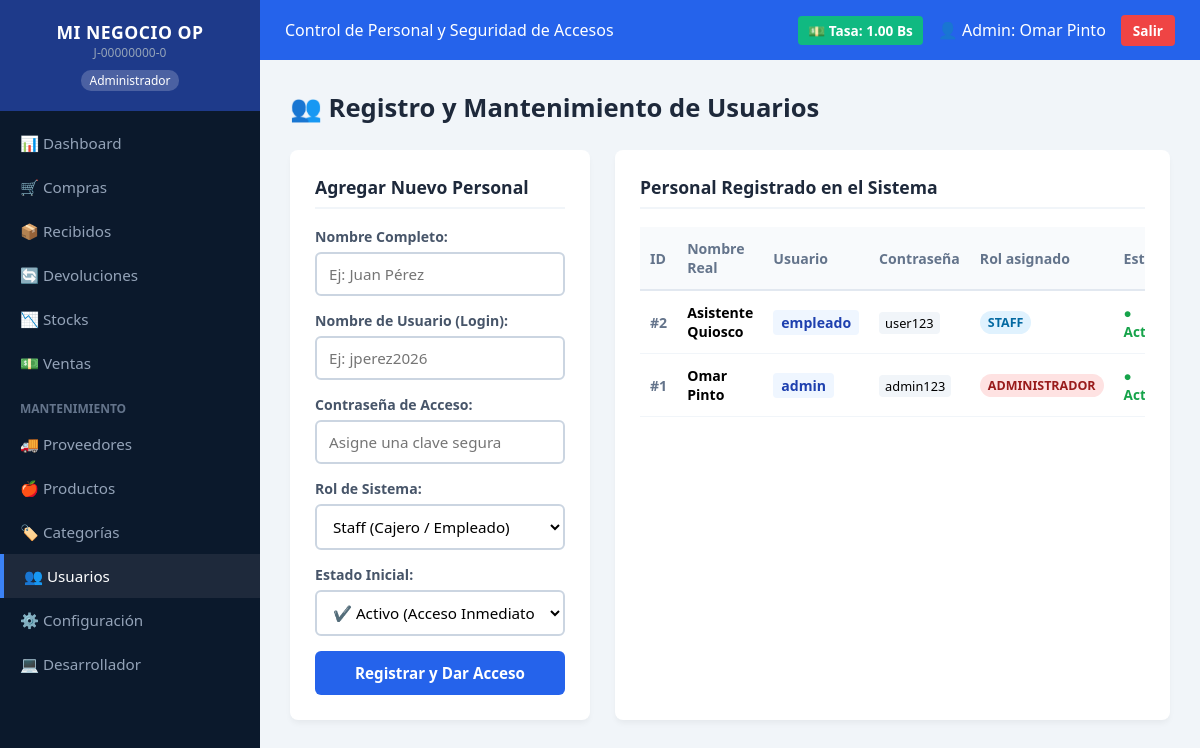
The app's page /PHP/usuarios.php (signed in) with its own data.
### tables this page shows
CREATE TABLE IF NOT EXISTS `usuarios` (
  `id` INT AUTO_INCREMENT PRIMARY KEY,
  `usuario` VARCHAR(50) NOT NULL UNIQUE,
  `password` VARCHAR(255) NOT NULL,
  `nombre` VARCHAR(100) NOT NULL,
  `rol` ENUM('Administrador', 'Staff') NOT NULL DEFAULT 'Staff',
  `estado` ENUM('Activo', 'Inactivo') NOT NULL DEFAULT 'Activo',
  `fecha_registro` TIMESTAMP DEFAULT CURRENT_TIMESTAMP
);

### CONEXION/conexiones.php (called while the page is built, shortened)
<?php
$nombre_local_global = "Mi Negocio OP";
$rif_local_global = "J-00000000-0";
?>

### PHP/usuarios.php (the view, shortened to what this page needs)
<?php
include '../CONEXION/conexiones.php';
$lista_usuarios = [];
try {
    $lista_usuarios = $conexion->query("SELECT id, nombre, usuario, password, rol, estado FROM usuarios ORDER BY id DESC")->fetchAll(PDO::FETCH_ASSOC);
} catch (PDOException $e) {
}
?>
<!DOCTYPE html>
<html lang="es">
<head>
    <link rel="stylesheet" href="../CSS/usuarios.css">
</head>
<body>
    <div class="contenedor-sistema">
        <aside class="barra-lateral">
            <div class="logo-sistema">
                    <h2><?php echo htmlspecialchars($nombre_local_global); ?></h2>
                    <span style="font-size: 0.75rem; color: #94a3b8; display: block; margin-bottom: 5px;">
                    <?php echo htmlspecialchars($rif_local_global); ?></span>
                    <span class="etiqueta-rol"><?php echo $_SESSION['usuario_rol']; ?></span>
                </div>
            <nav class="menu-navegacion">
                <a href="dashboard_admin.php">📊 Dashboard</a>
                <a href="compras.php">🛒 Compras</a>
                <a href="recibidos.php">📦 Recibidos</a>
                <a href="devoluciones.php">🔄 Devoluciones</a>
                <a href="stocks.php">📉 Stocks</a>
                <a href="ventas.php">💵 Ventas</a>
                <div class="seccion-mantenimiento">Mantenimiento</div>
                <a href="proveedores.php">🚚 Proveedores</a>
                <a href="productos.php">🍎 Productos</a>
                <a href="categorias.php">🏷️ Categorías</a>
                <a href="usuarios.php" class="activo">👥 Usuarios</a>
                <a href="configuracion.php">⚙️ Configuración</a>
                <a href="desarrollador.php">💻 Desarrollador</a>
            </nav>
        </aside>
        <main class="contenido-principal">
            <header class="cabecera-superior">
                <div class="titulo-cabecera">
                    <span>Control de Personal y Seguridad de Accesos</span>
                </div>
                <div class="perfil-usuario">
                    <span class="badge-tasa">💵 Tasa: <?php echo number_format($tasa_dolar ?? 1.00, 2); ?> Bs</span>
                    <span class="usuario-nombre">👤 Admin: <?php echo $_SESSION['usuario_nombre']; ?></span>
                    <a href="logout.php" class="btn-cerrar-sesion">Salir</a>
                </div>
            </header>
            <div class="area-trabajo">
                <h1 class="titulo-pagina">👥 Registro y Mantenimiento de Usuarios</h1>
                <div class="layout-usuarios">
                    <div class="tarjeta-usuario-form">
                        <h2>Agregar Nuevo Personal</h2>
                        <form action="usuarios.php" method="POST" autocomplete="off">
                            <div class="grupo-campo">
                                <label for="nombre">Nombre Completo:</label>
                                <input type="text" name="nombre" id="nombre" required placeholder="Ej: Juan Pérez">
                            </div>
                            <div class="grupo-campo">
                                <label for="usuario">Nombre de Usuario (Login):</label>
                                <input type="text" name="usuario" id="usuario" required placeholder="Ej: jperez2026">
                            </div>
                            <div class="grupo-campo">
                                <label for="password">Contraseña de Acceso:</label>
                                <input type="password" name="password" id="password" required placeholder="Asigne una clave segura">
                            </div>
                            <div class="grupo-campo">
                                <label for="rol">Rol de Sistema:</label>
                                <select name="rol" id="rol" class="select-form">
                                    <option value="Staff">Staff (Cajero / Empleado)</option>
                                </select>
                            </div>
                            <div class="grupo-campo">
                                <label for="estado">Estado Inicial:</label>
                                <select name="estado" id="estado" class="select-form">
                                    <option value="Activo">✔️ Activo (Acceso Inmediato)</option>
                                </select>
                            </div>
                            <button type="submit" name="registrar_usuario" class="btn-guardar-user">Registrar y Dar Acceso</button>
                        </form>
                    </div>
                    <div class="tarjeta-usuario-tabla">
                        <h2>Personal Registrado en el Sistema</h2>
                        <div class="tabla-responsiva">
                            <table>
                                <thead>
                                    <tr>
                                        <th>ID</th>
                                        <th>Nombre Real</th>
                                        <th>Usuario</th>
                                        <th>Contraseña</th>
                                        <th>Rol asignado</th>
                                        <th>Estado</th>
                                    </tr>
                                </thead>
                                <tbody>
                                    <?php if (empty($lista_usuarios)): ?>
                                        <tr>
                                            <td colspan="7" style="text-align:center; padding:20px; color:#64748b;">No hay cuentas creadas.</td>
                                        </tr>
                                    <?php else: ?>
                                        <?php foreach ($lista_usuarios as $user): ?>
                                            <tr>
                                                <td><span class="badge-id">#<?php echo $user['id']; ?></span></td>
                                                <td><strong><?php echo htmlspecialchars($user['nombre']); ?></strong></td>
                                                <td><span class="txt-user"><?php echo htmlspecialchars($user['usuario']); ?></span></td>
                                                <td><code style="background:#f1f5f9; padding:2px 6px; border-radius:4px; font-size:0.8rem;"><?php echo htmlspecialchars($user['password']); ?></code></td>
                                                <td>
                                                    <span class="badge-rol <?php echo ($user['rol'] === 'Administrador') ? 'admin' : 'staff'; ?>">
                                                        <?php echo $user['rol']; ?>
                                                    </span>
                                                </td>
                                                <td>
                                                    <span class="estado-indicador <?php echo ($user['estado'] === 'Activo') ? 'activo' : 'inactivo'; ?>">
                                                        <?php echo ($user['estado'] === 'Activo') ? '● Activo' : '● Inactivo'; ?>
                                                    </span>
                                                </td>
                                            </tr>
                                        <?php endforeach; ?>
                                    <?php endif; ?>
                                </tbody>
                            </table>
                        </div>
                    </div>
                </div>
            </div>
        </main>
    </div>
</body>
</html>

### CSS/usuarios.css (style rules this page uses)
* { margin: 0; padding: 0; box-sizing: border-box; font-family: 'Segoe UI', Tahoma, Geneva, Verdana, sans-serif; }
body { background-color: #f1f5f9; }
.contenedor-sistema { display: flex; min-height: 100vh; }
.barra-lateral { width: 260px; background-color: #0b192c; color: #ffffff; display: flex; flex-direction: column; }
.logo-sistema { padding: 20px; background-color: #1e3a8a; text-align: center; }
.logo-sistema h2 { font-size: 1.1rem; font-weight: 700; text-transform: uppercase; letter-spacing: 0.5px; }
.etiqueta-rol { display: inline-block; font-size: 0.75rem; background-color: rgba(255, 255, 255, 0.2); padding: 2px 8px; border-radius: 10px; margin-top: 4px; }
.menu-navegacion { display: flex; flex-direction: column; padding: 10px 0; }
.menu-navegacion a { color: #94a3b8; text-decoration: none; padding: 12px 20px; display: block; font-size: 0.95rem; }
.menu-navegacion a:hover, .menu-navegacion a.activo { background-color: #1e293b; color: #ffffff; border-left: 4px solid #3b82f6; }
.seccion-mantenimiento { padding: 15px 20px 5px 20px; font-size: 0.75rem; text-transform: uppercase; color: #64748b; font-weight: bold; }
.cabecera-superior { background-color: #2563eb; color: #ffffff; height: 60px; display: flex; justify-content: space-between; align-items: center; padding: 0 25px; }
.perfil-usuario { display: flex; align-items: center; gap: 15px; }
.badge-tasa { background-color: #10b981; padding: 5px 10px; border-radius: 4px; font-weight: bold; font-size: 0.85rem; }
.btn-cerrar-sesion { background-color: #ef4444; color: white; text-decoration: none; padding: 6px 12px; border-radius: 4px; font-size: 0.85rem; font-weight: bold; }
.contenido-principal { flex: 1; display: flex; flex-direction: column; }
.area-trabajo { padding: 30px; }
.titulo-pagina { font-size: 1.6rem; color: #1e293b; margin-bottom: 25px; }
.layout-usuarios { display: flex; flex-wrap: wrap; gap: 25px; }
.tarjeta-usuario-form { flex: 1; min-width: 300px; background: #ffffff; border-radius: 8px; padding: 25px; box-shadow: 0 4px 6px -1px rgba(0,0,0,0.05); height: fit-content; }
.tarjeta-usuario-tabla { flex: 2.5; min-width: 550px; background: #ffffff; border-radius: 8px; padding: 25px; box-shadow: 0 4px 6px -1px rgba(0,0,0,0.05); }
.tarjeta-usuario-form h2, .tarjeta-usuario-tabla h2 { font-size: 1.1rem; color: #1e293b; margin-bottom: 18px; border-bottom: 2px solid #f1f5f9; padding-bottom: 8px; }
.grupo-campo { margin-bottom: 15px; }
.grupo-campo label { display: block; font-size: 0.88rem; font-weight: 600; color: #475569; margin-bottom: 6px; }
.grupo-campo input, .select-form { width: 100%; padding: 10px 12px; border: 2px solid #cbd5e1; border-radius: 6px; font-size: 0.95rem; background: #fff; }
.btn-guardar-user { width: 100%; background-color: #2563eb; color: white; border: none; padding: 12px; border-radius: 6px; font-size: 0.95rem; font-weight: bold; cursor: pointer; transition: background 0.2s; }
.tabla-responsiva { overflow-x: auto; }
table { width: 100%; border-collapse: collapse; font-size: 0.88rem; }
th { background-color: #f8fafc; color: #64748b; padding: 12px 10px; border-bottom: 2px solid #e2e8f0; text-align: left; }
td { padding: 12px 10px; border-bottom: 1px solid #f1f5f9; vertical-align: middle; }
.badge-id { color: #64748b; font-weight: bold; }
.txt-user { background: #eff6ff; color: #1e40af; padding: 3px 8px; border-radius: 4px; font-weight: 600; }
.badge-rol { display: inline-block; padding: 3px 8px; border-radius: 12px; font-size: 0.78rem; font-weight: bold; text-transform: uppercase; }
.badge-rol.admin { background-color: #fee2e2; color: #991b1b; }
.badge-rol.staff { background-color: #e0f2fe; color: #0369a1; }
.estado-indicador { font-weight: 600; font-size: 0.85rem; }
.estado-indicador.activo { color: #16a34a; }

### records on screen
usuarios: id "2", nombre "Asistente Quiosco", usuario "empleado", password "user123", rol "STAFF"
usuarios: id "1", nombre "Omar Pinto", usuario "admin", password "admin123", rol "ADMINISTRADOR"

### other values on screen
$nombre_local_global "MI NEGOCIO OP"
$rif_local_global "J-00000000-0"
$_SESSION['usuario_rol'] "Administrador"
$tasa_dolar "1.00"
$_SESSION['usuario_nombre'] "Omar Pinto"
